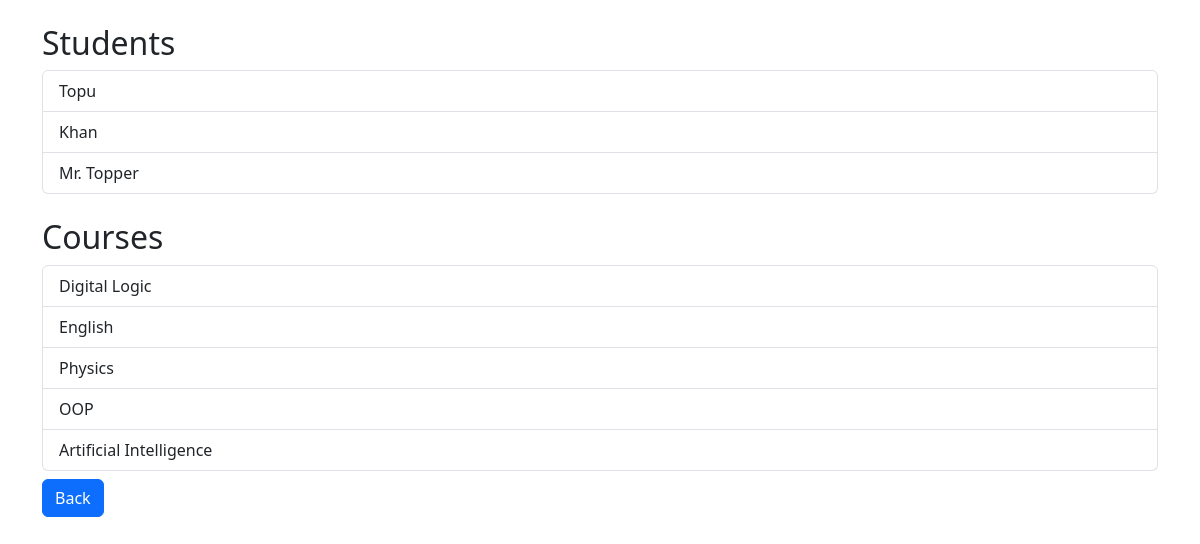
Screenshot of /manyToMany/display_students_courses.php with the database file from the repository.
### tables this page shows
CREATE TABLE `students` (
  `id` int NOT NULL,
  `name` varchar(255) NOT NULL,
  `email` varchar(255) NOT NULL
);

CREATE TABLE `courses` (
  `id` int NOT NULL,
  `name` varchar(255) NOT NULL
);

### manyToMany/display_students_courses.php (the view, shortened to what this page needs)
<?php
require_once 'connect.php';
try {
    $sql = "SELECT * FROM students";
    $studentsResult = $pdo->query($sql);
    $sql = "SELECT * FROM courses";
    $coursesResult = $pdo->query($sql);
} catch (PDOException $e) {
    echo "Error: " . $e->getMessage();
}
?>
<!DOCTYPE html>
<html>
<head>
    <link href="https://cdn.jsdelivr.net/npm/bootstrap@5.3.0-alpha1/dist/css/bootstrap.min.css" rel="stylesheet">
</head>
<body>
    <div class="container mt-4">
        <h2>Students</h2>
        <ul class="list-group">
        <?php while ($student = $studentsResult->fetch(PDO::FETCH_ASSOC)) : ?>
    <li class="list-group-item"><?php echo $student['name']; ?></li>
<?php endwhile; ?>
        </ul>
        <h2 class="mt-4">Courses</h2>
        <ul class="list-group">
        <?php while ($course = $coursesResult->fetch(PDO::FETCH_ASSOC)) : ?>
    <li class="list-group-item"><?php echo $course['name']; ?></li>
<?php endwhile; ?>
        </ul>
        <a href="index.php" class="btn btn-primary mt-2">Back</a>
    </div>
</body>
</html>

### rows the page displays
students: name "Topu"
students: name "Khan"
students: name "Mr. Topper"
courses: name "Digital Logic"
courses: name "English"
courses: name "Physics"
courses: name "OOP"
courses: name "Artificial Intelligence"
